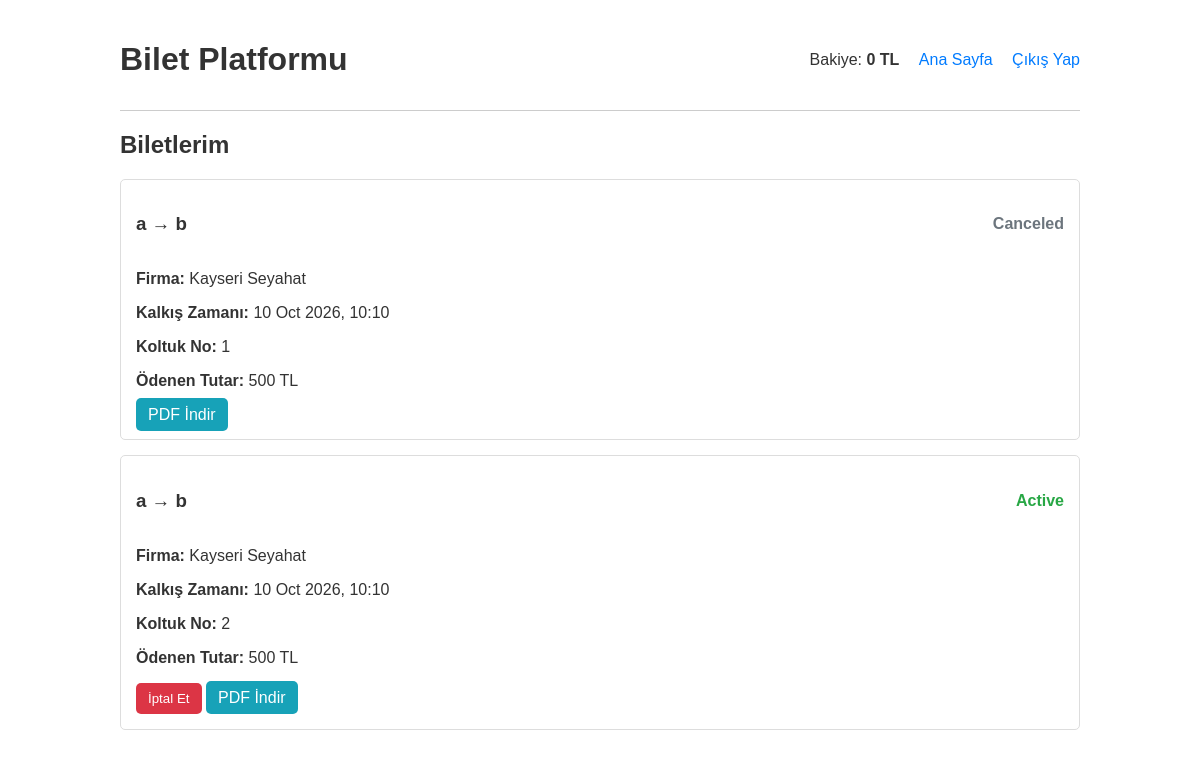
Page /biletlerim.php (signed in) on the committed database.
### tables this page shows
CREATE TABLE Tickets (
        id INTEGER PRIMARY KEY AUTOINCREMENT,
        trip_id INTEGER NOT NULL,
        user_id INTEGER NOT NULL,
        status TEXT NOT NULL CHECK(status IN ('active', 'canceled', 'expired')) DEFAULT 'active',
        total_price REAL NOT NULL,
        created_at DATETIME DEFAULT (datetime('now','localtime')),
        FOREIGN KEY (trip_id) REFERENCES Trips (id) ON DELETE CASCADE,
        FOREIGN KEY (user_id) REFERENCES User (id) ON DELETE CASCADE
    );

### biletlerim.php (the view, shortened to what this page needs)
<?php
require_once 'db.php';
$user_id = $_SESSION['user_id'];
$stmt = $pdo->prepare("
    SELECT
        T.*,
        TR.departure_city,
        TR.destination_city,
        TR.departure_time,
        BC.name as company_name,
        GROUP_CONCAT(BS.seat_number) as seat_numbers
    FROM Tickets T
    JOIN Trips TR ON T.trip_id = TR.id
    JOIN Bus_Company BC ON TR.company_id = BC.id
    LEFT JOIN Booked_Seats BS ON BS.ticket_id = T.id
    WHERE T.user_id = ?
    GROUP BY T.id
    ORDER BY TR.departure_time DESC
");
$stmt->execute([$user_id]);
$tickets = $stmt->fetchAll();
?>
<!DOCTYPE html>
<html lang="tr">
<head>
</head>
<body>
<div class="container">
    <header>
        <h1><a href="index.php" style="text-decoration: none; color: inherit;">Bilet Platformu</a></h1>
        <nav>
            <span>Bakiye: <strong><?php echo htmlspecialchars($_SESSION['user_balance'] ?? '0'); ?> TL</strong></span>
            <a href="index.php">Ana Sayfa</a>
            <a href="auth.php?action=logout">Çıkış Yap</a>
        </nav>
    </header>
    <main>
        <h2>Biletlerim</h2>
        <?php if (count($tickets) > 0): ?>
            <?php foreach ($tickets as $ticket): ?>
                <div class="ticket">
                    <div class="ticket-header">
                        <h3><?php echo htmlspecialchars($ticket['departure_city']); ?> &rarr; <?php echo htmlspecialchars($ticket['destination_city']); ?></h3>
                        <span class="status-<?php echo htmlspecialchars($ticket['status']); ?>">
                            <strong><?php echo ucfirst($ticket['status']); ?></strong>
                        </span>
                    </div>
                    <div class="ticket-details">
                        <p><strong>Firma:</strong> <?php echo htmlspecialchars($ticket['company_name']); ?></p>
                        <p><strong>Kalkış Zamanı:</strong> <?php echo htmlspecialchars(date('d M Y, H:i', strtotime($ticket['departure_time']))); ?></p>
                        <p><strong>Koltuk No:</strong> <?php echo htmlspecialchars($ticket['seat_numbers']); ?></p>
                        <p><strong>Ödenen Tutar:</strong> <?php echo htmlspecialchars($ticket['total_price']); ?> TL</p>
                    </div>
                    <div class="ticket-actions">
                        <?php
                        $is_cancellable = false;
                        if ($ticket['status'] == 'active') {
                            $departure_time = new DateTime($ticket['departure_time']);
                            $current_time = new DateTime();
                            $interval = $current_time->diff($departure_time);
                            $hours_until_departure = ($interval->days * 24) + $interval->h;
                            if ($interval->invert == 0 && $hours_until_departure >= 1) {
                                $is_cancellable = true;
                            }
                        }
                        ?>
                        <?php if ($is_cancellable): ?>
                            <form action="biletlerim.php" method="POST" style="display: inline;">
                                <button type="submit" class="btn-cancel" onclick="return confirm('Bu bileti iptal etmek istediğinizden emin misiniz?');">İptal Et</button>
                            </form>
                        <?php endif; ?>
                        <a href="bilet_pdf.php?ticket_id=<?php echo $ticket['id']; ?>" target="_blank" class="btn-pdf">PDF İndir</a>
                    </div>
                </div>
            <?php endforeach; ?>
        <?php else: ?>
            <p>Henüz satın alınmış biletiniz bulunmamaktadır.</p>
        <?php endif; ?>
    </main>
</div>
</body>
</html>

### biletlerim.php (style rules this page uses)
body { font-family: sans-serif; color: #333; }
.container { max-width: 960px; margin: 20px auto; padding: 0 20px; }
header { display: flex; justify-content: space-between; align-items: center; border-bottom: 1px solid #ccc; padding-bottom: 10px; }
nav a { margin-left: 15px; text-decoration: none; color: #007bff; }
.ticket { border: 1px solid #ddd; padding: 15px; margin-top: 15px; border-radius: 5px; }
.ticket-header { display: flex; justify-content: space-between; align-items: center; }
.ticket-details { margin-top: 10px; }
.ticket-actions { margin-top: 10px; }
.ticket-actions button, .ticket-actions a { padding: 8px 12px; border: none; border-radius: 5px; text-decoration: none; cursor: pointer; }
.btn-cancel { background-color: #dc3545; color: white; }
.btn-pdf { background-color: #17a2b8; color: white; }
.status-active { color: #28a745; }
.status-canceled { color: #6c757d; }

### rows in the picture
tickets: departure_city "a", destination_city "b", status "Canceled", company_name "Kayseri Seyahat", departure_time "10 Oct 2026, 10:10", seat_numbers "1", total_price "500"
tickets: departure_city "a", destination_city "b", status "Active", company_name "Kayseri Seyahat", departure_time "10 Oct 2026, 10:10", seat_numbers "2", total_price "500"

### other values in the picture
$_SESSION['user_balance'] "0"
